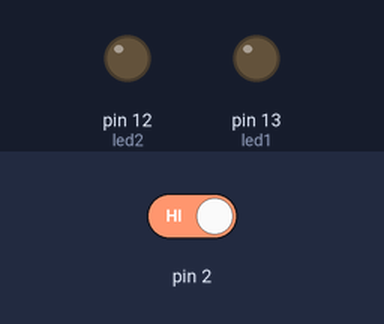
Bench run of a sketch on a simulated Arduino Uno, built with avr-gcc and run on an emulated ATmega328P. Shown: output pins drawn as LEDs (lit = HIGH). Dashed ring = blinking. The inputs (shaded band) are chosen by the test bench; at power-on: pin 2 HIGH.

Above: at 1.2 s.
1.3 s: pin 2 driven LOW
At 2.1 s:
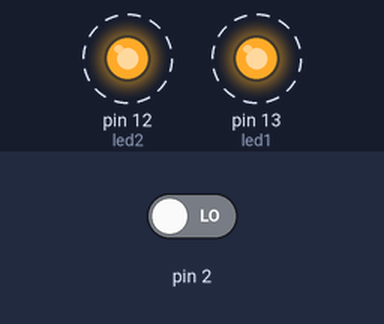
Timing chart, 0 to 10.3 s (numbered marks = the images above; inputs shaded):
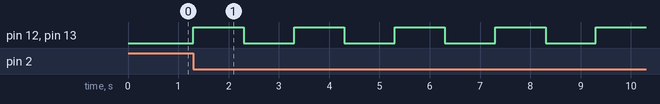

Measured:
- after the input at 1.3 s, pin 12 (led2), pin 13 (led1): alternates HIGH for 1.0 s and LOW for 1.0 s, starting at once

The sketch:

HardwareInterrupt.ino
```cpp
int butint1=0;  //pin2
//int butint2=3; //pin3
volatile int bled=0;
int led1=13;
int led2=12;
void setup() {
  // put your setup code here, to run once:
pinMode(led1,OUTPUT);
pinMode(led2,OUTPUT);
attachInterrupt(0,blinkL,LOW);
//attachInterrupt(butint2,toggle,RISING);

}
void blinkL(){

bled=1;
}
void loop() {
  // put your main code here, to run repeatedly:
if(bled==1){
digitalWrite(led1,HIGH);

digitalWrite(led2,HIGH);
delay(1000);

digitalWrite(led1,LOW);

digitalWrite(led2,LOW);
delay(1000);

}
}


//void toggle(){
//
//digitalWrite(led1,HIGH);
//
//digitalWrite(led2,LOW);
//delay(1000);
//
//digitalWrite(led1,LOW);
//
//digitalWrite(led2,HIGH);
//delay(1000);
//
//
//  }
```
